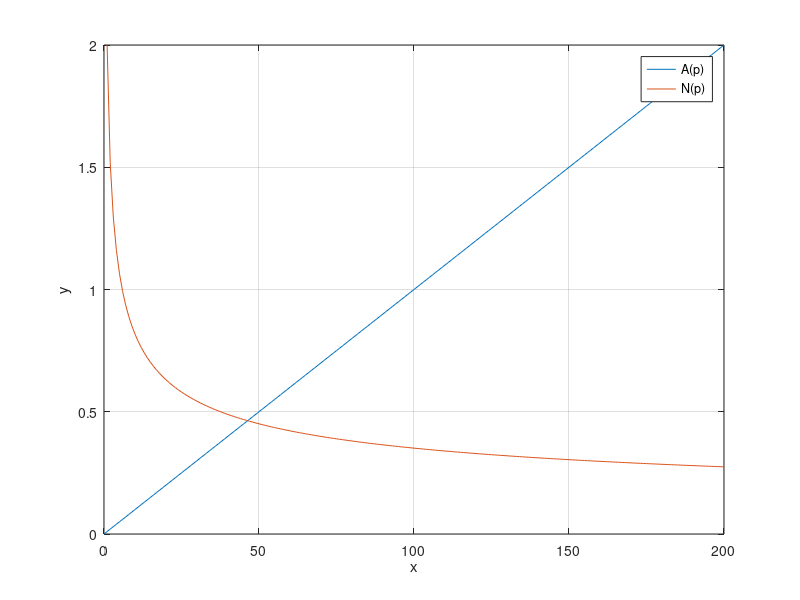

Recreate this plot in MATLAB.
% PRINT FUNKTION (BEISPIEL)

%functions
f1 = @(x) 0.01 .* x;
f2 = @(x) x.^-0.3 + x.^-0.5;

%intervall
x = 0:1:200;

figure
plot(x, f1(x), x, f2(x));
grid on
xlabel('x');
ylabel('y');

legend('A(p)','N(p)');
